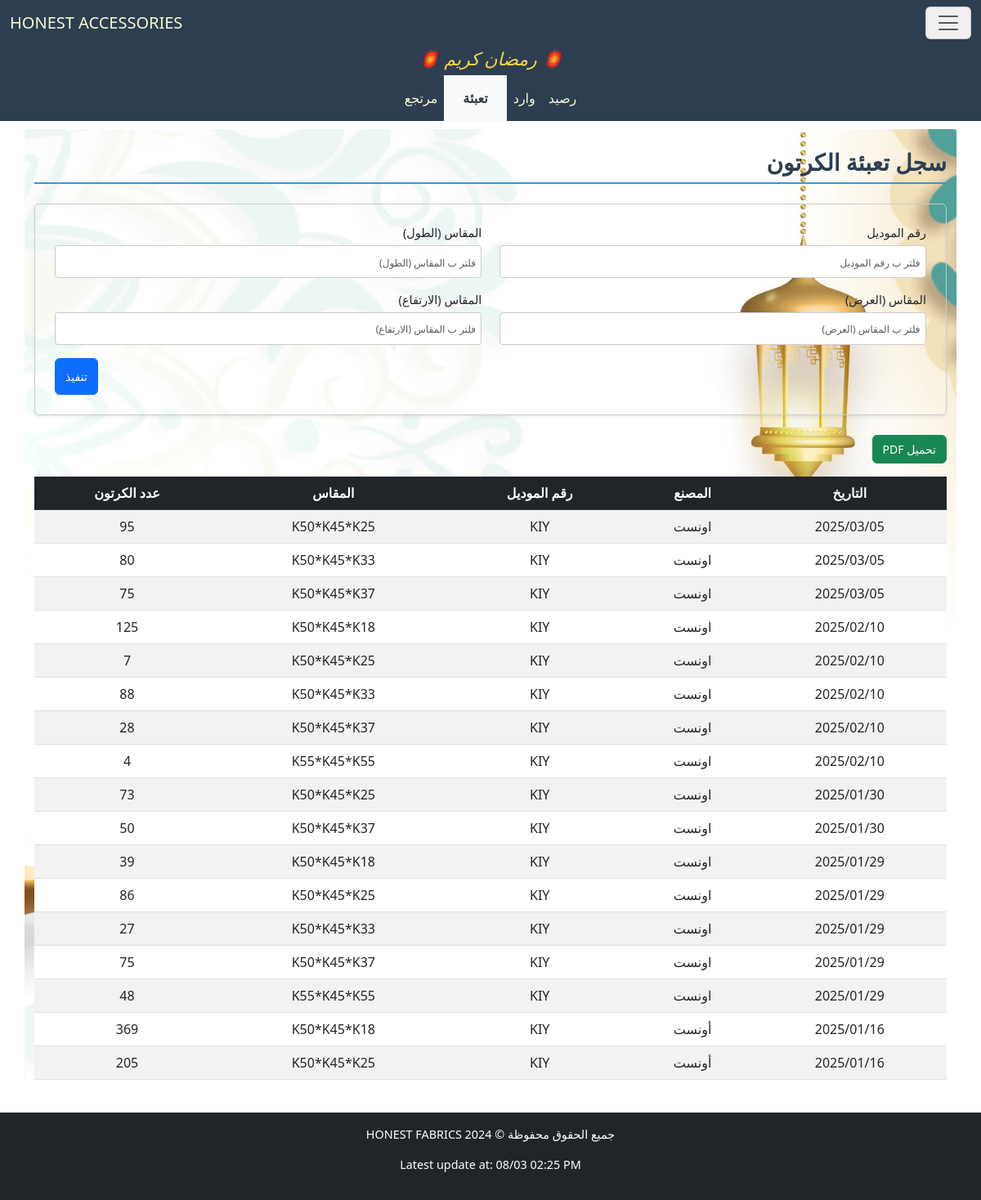
/accessories/PackagingCarton/, run on the app's committed database.
### accessories/models.py (models this page shows)
class PackagingBaseModel(BaseModel):
    factory = models.CharField("المصنع", max_length=255, null=True, blank=True)
    class Meta:
        abstract = True

class CartonBaseModel(IDBaseModel):
    model_number = models.CharField("رقم الموديل", max_length=255, null=True, blank=True)
    length = models.CharField("المقاس (الطول)", max_length=255, null=True, blank=True)
    width = models.CharField("المقاس (العرض)", max_length=255, null=True, blank=True)
    height = models.CharField("المقاس (الارتفاع)", max_length=255, null=True, blank=True)
    total_quantity = models.IntegerField("العدد الإجمالي", null=True, blank=True)
    class Meta:
        abstract = True

class PackagingCarton(PackagingBaseModel, CartonBaseModel):
    carton_count = models.IntegerField("عدد الكرتون", null=True, blank=True)

### accessories/views.py (the view)
# urls.py: path('PackagingCarton/', PackagingCartonView.as_view(), name='PackagingCartonView'),
class PackagingCartonView(FilterableListView):
    template_name = "accessories/PackagingCarton.html"
    model = PackagingCarton
    filter_fields = ['model_number', 'length', 'width', 'height']
    columns = ["التاريخ","المصنع","رقم الموديل","المقاس","عدد الكرتون"]

### accessories/views.py (called while the page is built)
    def get_queryset(self):
        queryset = super().get_queryset()
        filters = Q()
        for field in self.filter_fields:
            filter_value = self.request.GET.get(field)
            if filter_value:
                filters &= Q(**{f"{field}__icontains": filter_value})
        filtered_queryset = queryset.filter(filters)
        try:
            filtered_queryset = filtered_queryset.order_by('-date')
        except:
            pass
        return filtered_queryset

    def get_context_data(self, **kwargs):
        context = super().get_context_data(**kwargs)
        update = Updates.objects.all().order_by('-date').first()
        context['update'] = localtime(update.date).strftime("%d/%m %I:%M %p") if update and update.date else None
        context['columns'] = self.columns
        model_meta = self.model._meta
        context['filter_fields'] = [
            {
                'field_name': field,
                'verbose_name': model_meta.get_field(field).verbose_name,
                'value': self.request.GET.get(field) or "",
            }
            for field in self.filter_fields
        ]
        return context

### accessories/templates/accessories/PackagingCarton.html (shortened to what this page needs)
{% extends "accessories/layout.html" %}
{% load static %}
{% block home_page %}
<a class="navbar-brand" href="{% url 'CartonSuppliesView' %}">HONEST ACCESSORIES</a>
{% endblock %}
{% block navbar_links_small %}
<li class="p-2 nav-item">
    <a class="nav-link active" aria-current="page" href="{% url 'CartonStockView' %}">رصيد</a>
</li>
<li class="p-2 nav-item">
    <a class="nav-link active" aria-current="page" href="{% url 'CartonSuppliesView' %}">وارد</a>
</li>
<li class="p-2 nav-item nav_link_active">
    <a class="nav-link active" aria-current="page" href="{% url 'PackagingCartonView' %}">تعبئة</a>
</li>
<li class="p-2 nav-item">
    <a class="nav-link active" aria-current="page" href="{% url 'ReturnCartonView' %}">مرتجع</a>
</li>
{% endblock %}
{% block body %}
<h2 class="section-title pt-4">سجل تعبئة الكرتون</h2>
<form method="get" class="filter-form-flex mb-4 p-4 rounded shadow-sm">
        {% for filter_field in filter_fields %}
        <div class="form-group mb-3">
            <label for="filter_{{ forloop.counter }}" class="form-label">{{ filter_field.verbose_name }}</label>
            <input type="text" id="filter_{{ forloop.counter }}" name="{{ filter_field.field_name }}"
                   placeholder="فلتر ب {{ filter_field.verbose_name }}"
                   class="form-control"
                   value="{{ filter_field.value }}">
        </div>
        {% endfor %}
        <div class="submit-container">
            <button type="submit" class="btn btn-primary submit-btn">تنفيذ</button>
        </div>
    </form>
    <button onclick="generatePDF()" class="btn btn-success mb-3">تحميل PDF</button>
    <div style="overflow-y: auto; max-height: 70vh; position: relative;" class="table-responsive mb-4">
        <table id="data-table" class="table table-striped">
            <thead class="table-dark">
                <tr>
                    <th style="position: sticky; top: 0;" >التاريخ</th>
                    <th style="position: sticky; top: 0;" >المصنع</th>
                    <th style="position: sticky; top: 0;" >رقم الموديل</th>
                    <th style="position: sticky; top: 0;" >المقاس</th>
                    <th style="position: sticky; top: 0;" >عدد الكرتون</th>
                </tr>
            </thead>
            <tbody>
                {% for model in models %}
                <tr>
                    <td>{{ model.date|date:"Y/m/d" }}</td>
                    <td>{{ model.factory }}</td>
                    <td>{{ model.model_number }}</td>
                    <td>{{ model.length }}*{{ model.width }}*{{ model.height }}</td>
                    <td>{{ model.carton_count }}</td>
                </tr>
                {% empty %}
                <tr>
                    <td colspan="5" class="text-center">لا يوجد عناصر</td>
                </tr>
                {% endfor %}
            </tbody>
        </table>
    </div>
{% endblock body %}

### cloth/static/cloth/styles.css (style rules this page uses)
:root { --primary-color: #3498db; --light-blue: #3db1ff5e; --secondary-color: #2c3e50; --success-color: #2ecc71; --danger-color: #e74c3c; --warning-color: #f1c40f; --light-bg: #f8f9fa; --dark-bg: #343a40; --light-text: lightgoldenrodyellow; --golden-text: rgb(255, 255, 0); --border-color: #dee2e6; --white-color: #ffffff; }
*, *::before, *::after { box-sizing: border-box; }
ul, div { padding: 0; margin: 0; }
body { background-color: var(--light-bg); margin-inline: 0; font-family: 'Segoe UI', Tahoma, Geneva, Verdana, sans-serif; line-height: 1.6; font-size: 16px; }
#navbar, #navbar a, #navbar-menu-body, #navbar-menu-body a { color: var(--light-text); }
.section-title { color: var(--secondary-color); border-bottom: 2px solid var(--primary-color); padding-bottom: 0.5rem; margin-bottom: 1.5rem; font-weight: bold; }
.table { border-collapse: separate; border-spacing: 0; border-radius: 8px; width: 100%; }
.table th, .table td { text-align: center; vertical-align: middle; padding: 10px; }
.table-striped tbody tr:nth-of-type(odd) { background-color: var(--light-bg); }
.table-dark th { background-color: var(--secondary-color); color: var(--light-text); }
.table-responsive { overflow-x: auto; }
.table-responsive table th, .table-responsive table td { white-space: nowrap; min-width: fit-content; }
.table-responsive table { width: 100%; table-layout: auto; }
.filter-form-flex { display: flex; flex-wrap: wrap; padding: 1rem; border: 1px solid #ccc; border-radius: 8px; justify-content: space-between; column-gap: 2px; direction: rtl; }
.filter-form-flex .form-group { display: flex; flex-direction: column; margin-bottom: 5px; width: 49%; }
.filter-form-flex .form-label { font-size: 0.9rem; margin-bottom: 0.25rem; }
.filter-form-flex .form-control { border: 1px solid #ccc; border-radius: 4px; padding: 0.4rem; font-size: 0.9rem; }
.filter-form-flex input[type="text"], .filter-form-flex input[type="number"], .filter-form-flex input[type="date"] { width: 100%; height: 40px; }
.submit-container { display: flex; justify-content: flex-end; width: 100%; }
.filter-form-flex .submit-btn { width: auto; height: 45px; font-size: 1rem; }
@media (max-width: 1200px) { body { font-size: 15px; } }
@media (max-width: 1200px) { h4.section-title, h2 { font-size: 28px !important; } }
@media (max-width: 1200px) { p.lead, .oped_details_btn, .btn { font-size: 14px !important; } }
@media (max-width: 1200px) { ::placeholder { font-size: 12px !important; } }
.nav_link_active { background-color: var(--light-bg) !important; }
.nav_link_active a { color: var(--dark-bg) !important; padding-inline: 15px; font-weight: 600; }

### data on the page
PackagingCarton: date "2025/03/05", factory "اونست", model_number "KIY", length "K50", width "K45", height "K25", carton_count "95"
PackagingCarton: date "2025/03/05", factory "اونست", model_number "KIY", length "K50", width "K45", height "K33", carton_count "80"
PackagingCarton: date "2025/03/05", factory "اونست", model_number "KIY", length "K50", width "K45", height "K37", carton_count "75"
PackagingCarton: date "2025/02/10", factory "اونست", model_number "KIY", length "K50", width "K45", height "K18", carton_count "125"
PackagingCarton: date "2025/02/10", factory "اونست", model_number "KIY", length "K50", width "K45", height "K25", carton_count "7"
PackagingCarton: date "2025/02/10", factory "اونست", model_number "KIY", length "K50", width "K45", height "K33", carton_count "88"
PackagingCarton: date "2025/02/10", factory "اونست", model_number "KIY", length "K50", width "K45", height "K37", carton_count "28"
PackagingCarton: date "2025/02/10", factory "اونست", model_number "KIY", length "K55", width "K45", height "K55", carton_count "4"
PackagingCarton: date "2025/01/30", factory "اونست", model_number "KIY", length "K50", width "K45", height "K25", carton_count "73"
PackagingCarton: date "2025/01/30", factory "اونست", model_number "KIY", length "K50", width "K45", height "K37", carton_count "50"
PackagingCarton: date "2025/01/29", factory "اونست", model_number "KIY", length "K50", width "K45", height "K18", carton_count "39"
PackagingCarton: date "2025/01/29", factory "اونست", model_number "KIY", length "K50", width "K45", height "K25", carton_count "86"
PackagingCarton: date "2025/01/29", factory "اونست", model_number "KIY", length "K50", width "K45", height "K33", carton_count "27"
PackagingCarton: date "2025/01/29", factory "اونست", model_number "KIY", length "K50", width "K45", height "K37", carton_count "75"
PackagingCarton: date "2025/01/29", factory "اونست", model_number "KIY", length "K55", width "K45", height "K55", carton_count "48"
PackagingCarton: date "2025/01/16", factory "أونست", model_number "KIY", length "K50", width "K45", height "K18", carton_count "369"
PackagingCarton: date "2025/01/16", factory "أونست", model_number "KIY", length "K50", width "K45", height "K25", carton_count "205"

### other printed values
{{ filter_field.verbose_name }} "رقم الموديل" "المقاس (الطول)" "المقاس (العرض)" "المقاس (الارتفاع)"
{{ update }} "08/03 02:25 PM"
